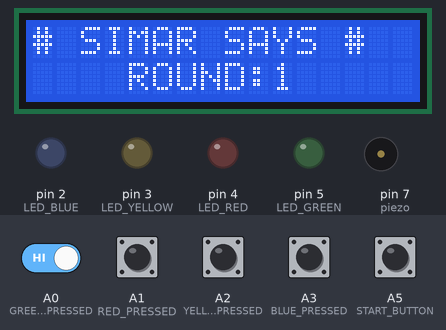
A sketch run on a simulated Arduino Uno, built with avr-gcc and run on an emulated ATmega328P. Parts: 16×2 character LCD, output pins drawn as LEDs (lit = HIGH), buzzer (waves = sounding). Dashed ring = blinking. Inputs (shaded band) come from the test bench; at power-on: A0 (GREEN_PRESSED), A1 (RED_PRESSED), A2 (YELLOW_PRESSED), A3 (BLUE_PRESSED) HIGH, A5 (START_BUTTON) LOW. Random numbers use the default seed unless the sketch sets one; what the sketch prints to the serial monitor is not drawn.

Above: at 2.4 s.
2.5 s: A0 (GREEN_PRESSED) driven LOW
At 3.34 s:
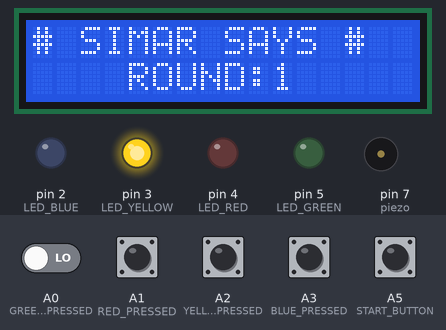
At 5.2 s:
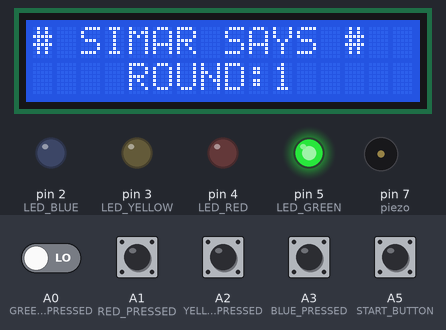
5.5 s: A0 (GREEN_PRESSED) driven HIGH
At 5.75 s:
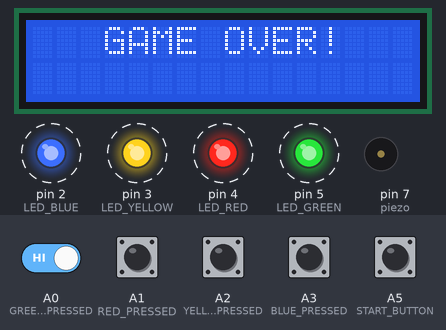
Timing chart, 0 to 13.3 s (numbered marks = the images above; inputs shaded):
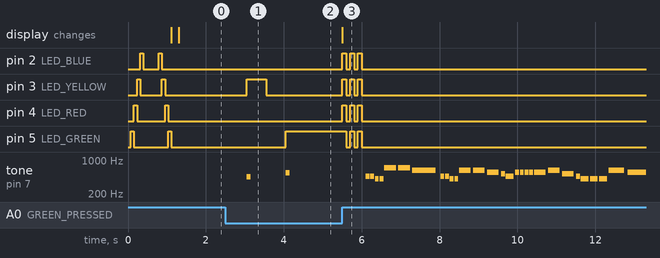

Measured:
- after the input at 2.5 s, pin 5 (LED_GREEN): LOW → HIGH after 1.5 s
- after the input at 5.5 s, pin 2 (LED_BLUE), pin 3 (LED_YELLOW): alternates HIGH for 0.10 s and LOW for 0.10 s, 6 changes in all, then stays LOW, starting at once

The sketch:

gamecode.ino
```cpp
#include <LiquidCrystal.h>
#define  a3f    208
#define  b3f    233
#define  b3     247
#define  c4     261
#define  c4s    277
#define  e4f    311
#define  f4     349
#define  a4f    415
#define  b4f    466
#define  b4     493
#define  c5     523
#define  c5s    554
#define  e5f    622
#define  f5     698
#define  f5s    740
#define  a5f    831

#define rest    -1
int piezo = 7;
int song = 1;
volatile int beatlength = 100;
float beatseparationconstant = 0.2;
int threshold;
int a; // part index
int b; // song index
int c; // lyric index

// Parts 1 and 2 (Intro)

int song1_intro_melody[] =
{c5s, e5f, e5f, f5, a5f, f5s, f5, e5f, c5s, e5f, rest, a4f, a4f};

int song1_intro_rhythmn[] =
{6, 10, 6, 6, 1, 1, 1, 1, 6, 10, 4, 2, 10};

// Parts 3 or 5 (Verse 1)

int song1_verse1_melody[] =
{ rest, c4s, c4s, c4s, c4s, e4f, rest, c4, b3f, a3f,
  rest, b3f, b3f, c4, c4s, a3f, a4f, a4f, e4f,
  rest, b3f, b3f, c4, c4s, b3f, c4s, e4f, rest, c4, b3f, b3f, a3f,
  rest, b3f, b3f, c4, c4s, a3f, a3f, e4f, e4f, e4f, f4, e4f,
  c4s, e4f, f4, c4s, e4f, e4f, e4f, f4, e4f, a3f,
  rest, b3f, c4, c4s, a3f, rest, e4f, f4, e4f
};

int song1_verse1_rhythmn[] =
{ 2, 1, 1, 1, 1, 2, 1, 1, 1, 5,
  1, 1, 1, 1, 3, 1, 2, 1, 5,
  1, 1, 1, 1, 1, 1, 1, 2, 1, 1, 1, 1, 3,
  1, 1, 1, 1, 2, 1, 1, 1, 1, 1, 1, 4,
  5, 1, 1, 1, 1, 1, 1, 1, 2, 2,
  2, 1, 1, 1, 3, 1, 1, 1, 3
};

// Parts 4 or 6 (Chorus)

int song1_chorus_melody[] =
{ b4f, b4f, a4f, a4f,
  f5, f5, e5f, b4f, b4f, a4f, a4f, e5f, e5f, c5s, c5, b4f,
  c5s, c5s, c5s, c5s,
  c5s, e5f, c5, b4f, a4f, a4f, a4f, e5f, c5s,
  b4f, b4f, a4f, a4f,
  f5, f5, e5f, b4f, b4f, a4f, a4f, a5f, c5, c5s, c5, b4f,
  c5s, c5s, c5s, c5s,
  c5s, e5f, c5, b4f, a4f, rest, a4f, e5f, c5s, rest
};

int song1_chorus_rhythmn[] =
{ 1, 1, 1, 1,
  3, 3, 6, 1, 1, 1, 1, 3, 3, 3, 1, 2,
  1, 1, 1, 1,
  3, 3, 3, 1, 2, 2, 2, 4, 8,
  1, 1, 1, 1,
  3, 3, 6, 1, 1, 1, 1, 3, 3, 3, 1, 2,
  1, 1, 1, 1,
  3, 3, 3, 1, 2, 2, 2, 4, 8, 4
};

/* Special Characters */
byte buttonNoPress1[] = {
  0x00,0x00,0x00,0x07,0x04,0x04,0x04,0x0F
};

byte buttonNoPress2[] = {
  0x00,0x00,0x00,0x1C,0x04,0x04,0x04,0x1E
};

byte buttonPress1[] = {
  0x00,0x02,0x12,0x08,0x00,0x07,0x04,0x0F
};

byte buttonPress2[] = {
  0x00,0x08,0x09,0x02,0x00,0x1C,0x04,0x1E
};


//declaring variables
const int LED_BLUE = 2;
const int LED_YELLOW = 3;
const int LED_RED = 4;
const int LED_GREEN = 5;
const int PIN_BUZZER = 7;
const int RS = 8;
const int E = 9;
const int D4 = 10;
const int D5 = 11;
const int D6 = 12;
const int D7 = 13;
const int GREEN_PRESSED = A0;
const int RED_PRESSED = A1;
const int YELLOW_PRESSED = A2;
const int BLUE_PRESSED = A3;
const int START_BUTTON = A5;
const int GREEN_SOUND = 550;
const int RED_SOUND = 500;
const int YELLOW_SOUND = 450;
const int BLUE_SOUND = 400;
const int SOUND_DURATION = 100;
const int POTENCIOMETRO = A4;
const int MAX_ROUNDS = 100;//I want to just have a high score and not a winning screen-simar
int level = 1;

int speed = 300;

int OriginalSequence[MAX_ROUNDS];
int UsernameSequence[MAX_ROUNDS];
int GreenRead = -1;
int RedRead = -1;
int YellowRead = -1;
int BlueRead = -1;
int PotencyRead = -1;
const int OFF = -99;
int buttonPressed = OFF;
int colourPressed = OFF;
int ReadConditionButtonPressed = OFF;
int leerPotenc = -1;
bool someButtonPressed = false;
bool leave = false;
bool gameOver = false;


LiquidCrystal lcd(RS, E, D4, D5, D6, D7);

void setup() {

  a = 4;
  b = 0;
  c = 0;


     lcd.begin(16, 2);

  lcd.createChar(0, buttonNoPress1);
  lcd.createChar(1, buttonNoPress2);
  lcd.createChar(2, buttonPress1);
  lcd.createChar(3, buttonPress2);


  lcd.clear();
  lcd.print("Made by Simar:) ");


  Serial.begin(9600);

  pinMode(GREEN_PRESSED, INPUT);
  pinMode(RED_PRESSED, INPUT);
  pinMode(YELLOW_PRESSED, INPUT);
  pinMode(BLUE_PRESSED, INPUT);
  pinMode(LED_GREEN, OUTPUT);
  pinMode(LED_RED, OUTPUT);
  pinMode(LED_YELLOW, OUTPUT);
  pinMode(LED_BLUE, OUTPUT);
  digitalWrite(LED_GREEN, LOW);
  digitalWrite(LED_RED, LOW);
  digitalWrite(LED_YELLOW, LOW);
  digitalWrite(LED_BLUE, LOW);

  for (int n = LED_GREEN; n >= LED_BLUE; n--) {
    digitalWrite(n, HIGH);
    delay(80);
    digitalWrite(n, LOW);
  }
  delay(400);
  for (int n = LED_BLUE; n <= LED_GREEN; n++) {
    digitalWrite(n, HIGH);
    delay(80);
    digitalWrite(n, LOW);
  }
  Serial.print(" # SIMAR SAYS #");


  lcd.clear();
  lcd.print(" # SIMAR SAYS #");
  while(digitalRead(START_BUTTON) == HIGH){

    lcd.setCursor(0, 1);
    lcd.print(" PUSH START  ");

  }
  generateSequence();
}
void loop()
{

  lcd.clear();
  lcd.print("# SIMAR SAYS #");
  lcd.setCursor(0, 1);
  lcd.print("    ROUND:" + String(level));
  delay(750);

  showSequence();

  buttonPressed = OFF;

  while(!leave)
    compareSequence();
  if(gameOver){

    finalizePlay();
    while(1){

      delay(1000);
      lcd.setCursor(0, 1);
    }
  }

  if(level == MAX_ROUNDS) {
       lcd.clear();

    while(1){
      finalizePlayGain();
    }
  }
  level++;
  leave = false;
}
void generateSequence() {
  randomSeed(millis());
  for (int i = 0; i < MAX_ROUNDS; i++){
    OriginalSequence[i] = random(LED_BLUE, LED_GREEN+1);
  }
  Serial.print("Sequence complete: \n[");
  for (int i = 0; i < MAX_ROUNDS-1; i++){
    if(OriginalSequence[i] == LED_GREEN)
      Serial.print("G ");
    else if(OriginalSequence[i] == LED_RED)
      Serial.print("R ");
    else if(OriginalSequence[i] == LED_YELLOW)
      Serial.print("Y ");
    else if(OriginalSequence[i] == LED_BLUE)
      Serial.print("B ");
  }
  if(OriginalSequence[MAX_ROUNDS-1] == LED_GREEN)
    Serial.print("G]\n\n");
  else if(OriginalSequence[MAX_ROUNDS-1] == LED_RED)
    Serial.print("R]\n\n");
  else if(OriginalSequence[MAX_ROUNDS-1] == LED_YELLOW)
    Serial.print("Y]\n\n");
  else if(OriginalSequence[MAX_ROUNDS-1] == LED_BLUE)
    Serial.print("B]\n\n");
}
void showSequence() {
  leerPotenc = analogRead(POTENCIOMETRO);
  if(level < 9){
  lcd.print(" ");
  }

  speed = calculateVelocity(PotencyRead);
  for (int i = 0; i < level; i++){
    if(OriginalSequence[i] == LED_GREEN)
      tone(PIN_BUZZER, GREEN_SOUND, SOUND_DURATION);
    else if(OriginalSequence[i] == LED_RED)
      tone(PIN_BUZZER, RED_SOUND, SOUND_DURATION);
    else if(OriginalSequence[i] == LED_YELLOW)
      tone(PIN_BUZZER, YELLOW_SOUND, SOUND_DURATION);
    else if(OriginalSequence[i] == LED_BLUE)
      tone(PIN_BUZZER, BLUE_SOUND, SOUND_DURATION);
    digitalWrite(OriginalSequence[i], HIGH);
    delay(500);
    digitalWrite(OriginalSequence[i], LOW);
    delay(500);
  }
}
int calculateVelocity (int valorP) {
  valorP = map(valorP, 0, 1023, 0, 3);
  if (valorP >= 2) {
    delay(1000);
    return 300;
  } else if (valorP == 1) {
    delay(1000);
    return 200;
  } else if (valorP == 0) {
    delay(1000);
    return 100;
  }
  return 300;
}
void compareSequence() {
  for(int i = 0; i < level;){
    someButtonPressed = false;
    GreenRead = digitalRead(GREEN_PRESSED);
    RedRead = digitalRead(RED_PRESSED);
    YellowRead = digitalRead(YELLOW_PRESSED);
    BlueRead = digitalRead(BLUE_PRESSED);
    if(GreenRead == LOW) {
    tone(PIN_BUZZER, GREEN_SOUND, SOUND_DURATION);
      ReadConditionButtonPressed = GreenRead;
      buttonPressed = GREEN_PRESSED;
      colourPressed = LED_GREEN;
      digitalWrite(LED_GREEN, HIGH);
      someButtonPressed = true;
    }
    else if(RedRead == LOW) {
    tone(PIN_BUZZER, RED_SOUND, SOUND_DURATION);
      ReadConditionButtonPressed = RedRead;
      buttonPressed = RED_PRESSED;
      colourPressed = LED_RED;
      digitalWrite(LED_RED, HIGH);
      someButtonPressed = true;
    }
    else if (YellowRead == LOW) {
    tone(PIN_BUZZER, YELLOW_SOUND, SOUND_DURATION);
      ReadConditionButtonPressed = YellowRead;
      buttonPressed = YELLOW_PRESSED;
      colourPressed = LED_YELLOW;
      digitalWrite(LED_YELLOW, HIGH);
      someButtonPressed = true;
    }
    else if (BlueRead == LOW) {
    tone(PIN_BUZZER, BLUE_SOUND, SOUND_DURATION);
      ReadConditionButtonPressed = BlueRead;
      buttonPressed = BLUE_PRESSED;
      colourPressed = LED_BLUE;
      digitalWrite(LED_BLUE, HIGH);
      someButtonPressed = true;
    }
    if((millis()%1000) == 0) {

      delay(50);
    }

    else if(someButtonPressed) {
      UsernameSequence[i] = colourPressed;
      if(colourPressed == LED_GREEN)
      Serial.print("G");
      else if(colourPressed == LED_RED)
        Serial.print("R");
      else if(colourPressed == LED_YELLOW)
        Serial.print("Y");
      else if(colourPressed == LED_BLUE)
        Serial.print("B");
      while(ReadConditionButtonPressed == LOW){
        ReadConditionButtonPressed = digitalRead(buttonPressed);
      }
      digitalWrite(colourPressed, LOW);
      if(OriginalSequence[i] != UsernameSequence[i]) {
        leave = true;
        gameOver = true;
        Serial.print("\n\n        --- GAME OVER ---");
      }
      i++;
    }
    if(gameOver) {
      break;
    }
  }
  leave = true;
}
void finalizePlay() {
    lcd.clear();
  lcd.print("   GAME OVER!");


  for(int flicker = 0; flicker < 3; flicker++) {
    digitalWrite(LED_GREEN, HIGH);
    digitalWrite(LED_RED, HIGH);
    digitalWrite(LED_YELLOW, HIGH);
    digitalWrite(LED_BLUE, HIGH);
    delay(100);
    digitalWrite(LED_GREEN, LOW);
    digitalWrite(LED_RED, LOW);
    digitalWrite(LED_YELLOW, LOW);
    digitalWrite(LED_BLUE, LOW);
    delay(100);
  }
  //rick roll-simar
  while(song){
  int notelength;
  if (a == 1 || a == 2) {
    // intro
    notelength = beatlength * song1_intro_rhythmn[b];
    if (song1_intro_melody[b] > 0) {

      tone(piezo, song1_intro_melody[b], notelength);
    }
    b++;
    if (b >= sizeof(song1_intro_melody) / sizeof(int)) {
      a++;
      b = 0;
      c = 0;
    }
  }
  else if (a == 3 || a == 5) {
    // verse
    notelength = beatlength * 2 * song1_verse1_rhythmn[b];
    if (song1_verse1_melody[b] > 0) {


      tone(piezo, song1_verse1_melody[b], notelength);
      c++;
    }
    b++;
    if (b >= sizeof(song1_verse1_melody) / sizeof(int)) {
      a++;
      b = 0;
      c = 0;
    }
  }
  else if (a == 4 || a == 6) {

    // chorus
    notelength = beatlength * song1_chorus_rhythmn[b];
    if (song1_chorus_melody[b] > 0) {


      tone(piezo, song1_chorus_melody[b], notelength);
      c++;
    }
    b++;
    if (b >= sizeof(song1_chorus_melody) / sizeof(int)) {

      a++;
      b = 0;
      c = 0;
    }
  }
  delay(notelength);
  noTone(piezo);

  delay(notelength * beatseparationconstant);
  if (a == 7) { // loop back around to beginning of song
    song = 0;
    //a = 1;
  }
 }

}

void finalizePlayGain() {
  for(int n = 0; n < 3; n++){

  }
  for (int n = LED_GREEN; n >= LED_BLUE; n--) {
    digitalWrite(n, HIGH);
    delay(80);
    digitalWrite(n, LOW);
  }
  delay(400);
  for (int n = LED_BLUE; n <= LED_GREEN; n++) {
    digitalWrite(n, HIGH);
    delay(80);
    digitalWrite(n, LOW);
  }
}
```
